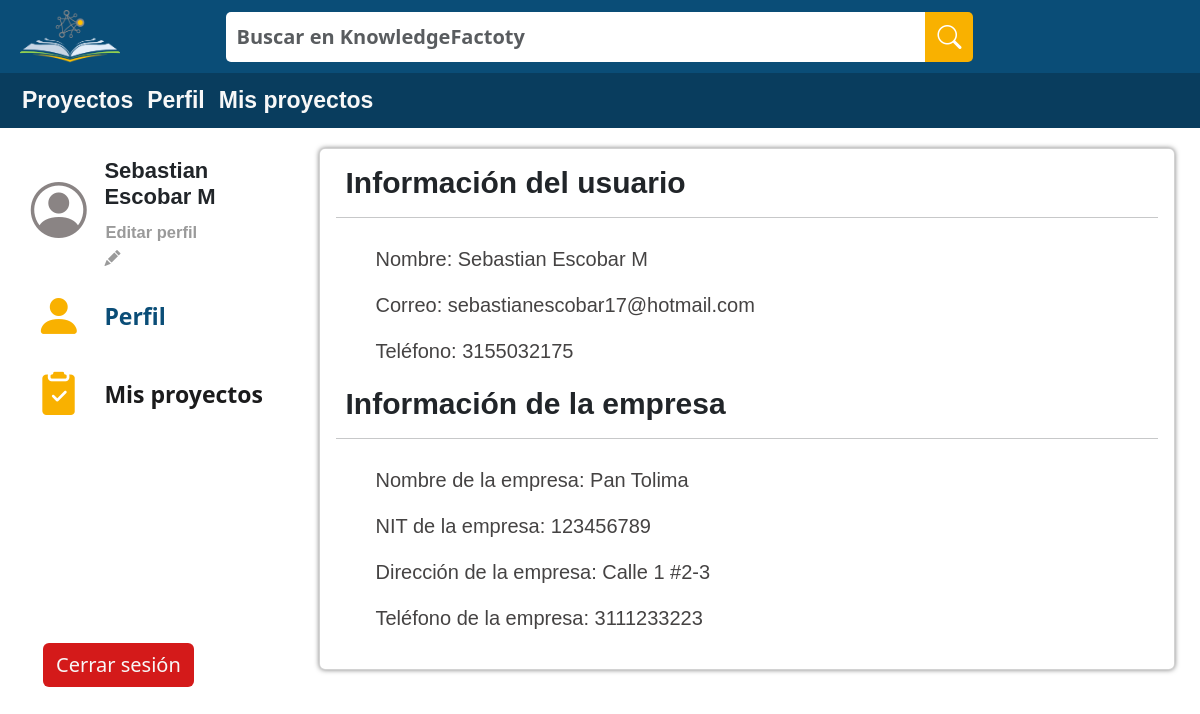
The page /Perfil/ (signed in) on the database as committed earlier.
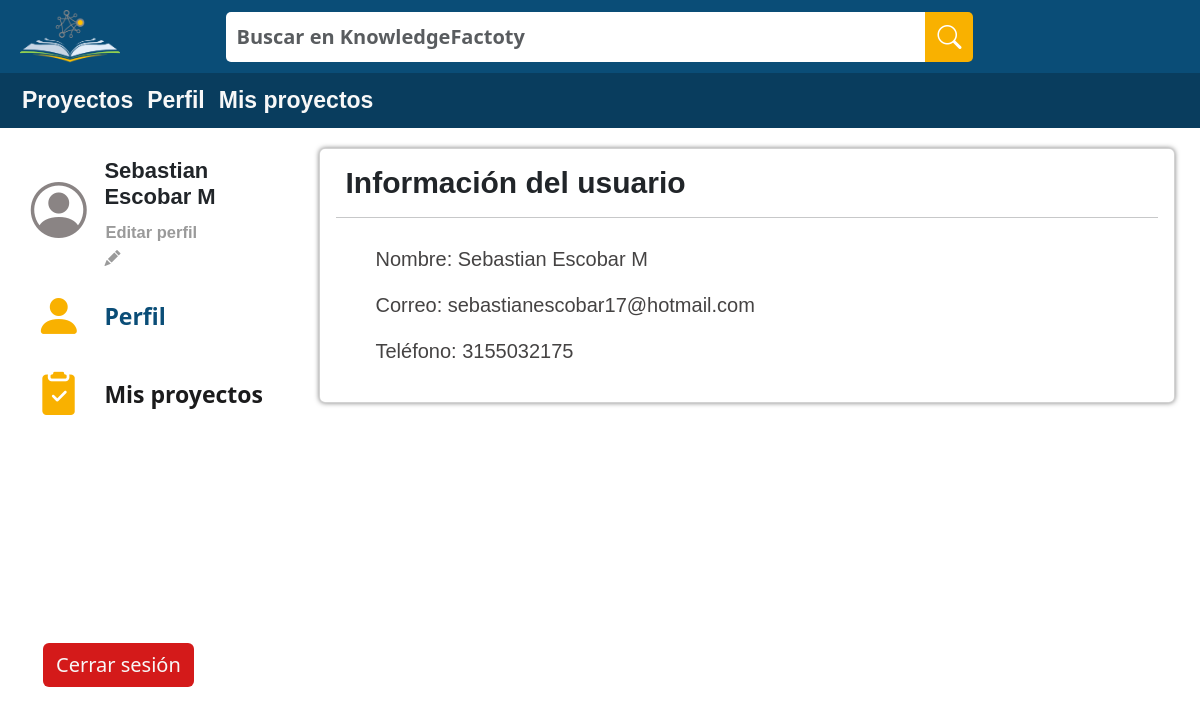
The same page on the database as committed later.
### test_app/models.py (models this page shows, shortened)
class Company(models.Model):
    nit = models.CharField(auto_created=False, primary_key=True, serialize=False, verbose_name='NIT', max_length=9)
    name = models.CharField(max_length=50)
    phoneNumberC = models.CharField(max_length=15)
    address = models.CharField(max_length=300)
    user = models.ForeignKey(User, on_delete=models.CASCADE)
    objects = CompanyManager()
    REQUIRED_FIELDS = ['nit', 'name', 'phoneNumber', 'address', 'user']

### test_app/views.py (the view)
# urls.py: path('Perfil/',views.ProfileView.as_view(), name="profile"),
class ProfileView(TemplateView):
    template_name="test_app/Profile.html"
    def get (self, req):
        user=get_object_or_404(User,pk=req.user.cc)
        if Company.objects.filter(user=user.cc).count(): # Si el usuario tiene empresa asociada se hace get de la company
            company=get_object_or_404(Company,user=req.user.cc)
        else:
            company=None
        return render(req, 'test_app/Profile.html', {'user':user,'company':company})

### test_app/templates/test_app/Profile.html (shortened to what the changed rows need)
{% extends 'test_app/base.html' %}
{% load static %}
{% block content %}
<!DOCTYPE html>
<html lang="en">
<head>
    <link href="https://cdn.jsdelivr.net/npm/bootstrap@5.3.0-alpha2/dist/css/bootstrap.min.css" rel="stylesheet">
    <link rel="stylesheet" href="https://cdn.jsdelivr.net/npm/bootstrap-icons@1.10.3/font/bootstrap-icons.css">
    <link rel="stylesheet" href='{% static "CSS/styleProfile.css" %}'>
</head>
<body>
    <div class="PrimaryBox">
      <div class="container-fluid" style="padding: 10px; padding-top: 20px; padding-bottom: 20px">
        <div class="row" style="padding-left: 15px; padding-right: 15px; padding-bottom: 25px;">
          <div class="col-9">
            <div class="card" style="width: 100%;box-shadow: 0px 0px 5px rgba(0, 0, 0, 0.5);">
              <div class="card-body">
                <h5 class="card-title">Información del usuario</h5>
                <hr>
                <div class="container-fluid" style="padding-left: 40px; padding-top: 10px; padding-bottom: 20px; padding-right: 40px;">
                  <p class="card-text">Nombre: {{user.fullname}}</p>
                  <p class="card-text">Correo: {{user.email}}</p>
                  <p class="card-text">Teléfono: {{user.phoneNumberU}}</p>
                </div>
                  {% if company %}
                  <h5 class="card-title">Información de la empresa</h5>
                  <hr>
                  <div class="container-fluid" style="padding-left: 40px; padding-top: 10px; padding-bottom: 20px; padding-right: 40px;">
                  <p class="card-text">Nombre de la empresa: {{company.name}}</p>
                  <p class="card-text">NIT de la empresa: {{company.nit}}</p>
                  <p class="card-text">Dirección de la empresa: {{company.address}}</p>
                  <p class="card-text">Teléfono de la empresa: {{company.phoneNumberC}}</p>
                  {% endif %}
                </div>
            </div>
          </div>
</body>
</html>
{% endblock %}

Rows that differ between the two databases and show on the page:
removed Company: name "Pan Tolima", nit "123456789", address "Calle 1 #2-3", phoneNumberC "3111233223"
Other text that changed with them:
text no longer shown: "Información de la empresa Nombre de la empresa: NIT de la empresa: Dirección de la empresa: Teléfono de la empresa:"
